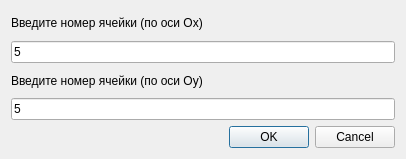
<?xml version="1.0" encoding="UTF-8"?>
<ui version="4.0">
 <class>PlaceTreeChooser</class>
 <widget class="QDialog" name="PlaceTreeChooser">
  <property name="geometry">
   <rect>
    <x>0</x>
    <y>0</y>
    <width>406</width>
    <height>159</height>
   </rect>
  </property>
  <property name="windowTitle">
   <string>Dialog</string>
  </property>
  <layout class="QVBoxLayout" name="verticalLayout_2">
   <item>
    <layout class="QVBoxLayout" name="verticalLayout">
     <item>
      <widget class="QLabel" name="label_2">
       <property name="text">
        <string>Введите номер ячейки (по оси Ox)</string>
       </property>
      </widget>
     </item>
     <item>
      <widget class="QLineEdit" name="lineEdit">
       <property name="text">
        <string>5</string>
       </property>
      </widget>
     </item>
     <item>
      <widget class="QLabel" name="label_3">
       <property name="text">
        <string>Введите номер ячейки (по оси Oy)</string>
       </property>
      </widget>
     </item>
     <item>
      <widget class="QLineEdit" name="lineEdit_2">
       <property name="text">
        <string>5</string>
       </property>
      </widget>
     </item>
     <item>
      <widget class="QDialogButtonBox" name="buttonBox">
       <property name="orientation">
        <enum>Qt::Horizontal</enum>
       </property>
       <property name="standardButtons">
        <set>QDialogButtonBox::Cancel|QDialogButtonBox::Ok</set>
       </property>
      </widget>
     </item>
    </layout>
   </item>
  </layout>
 </widget>
 <resources/>
 <connections/>
</ui>
